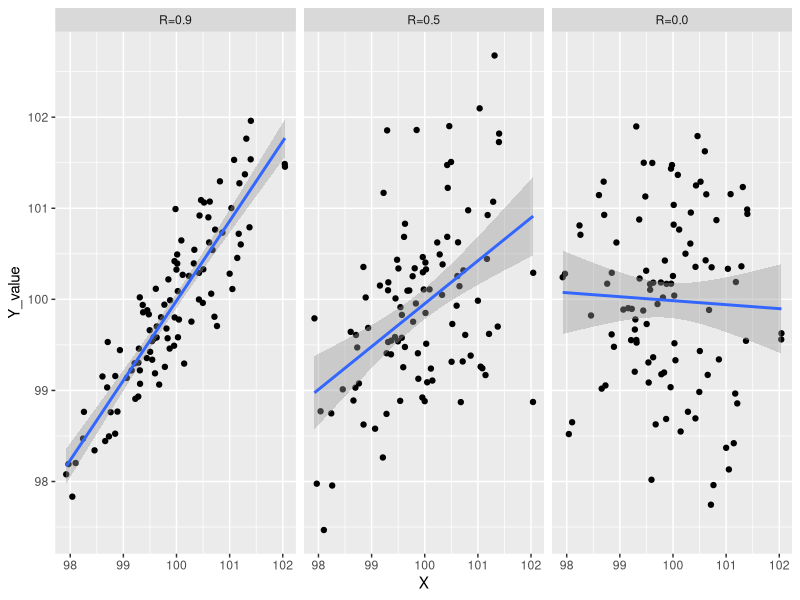
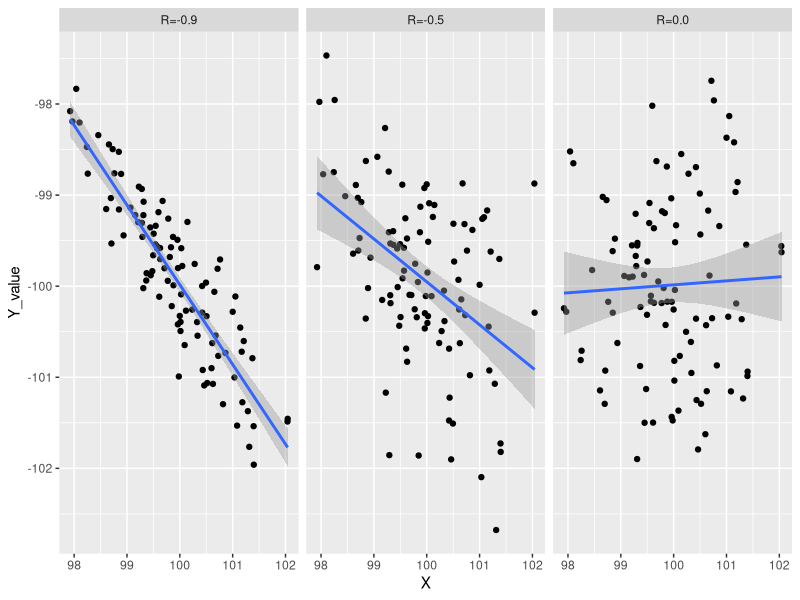
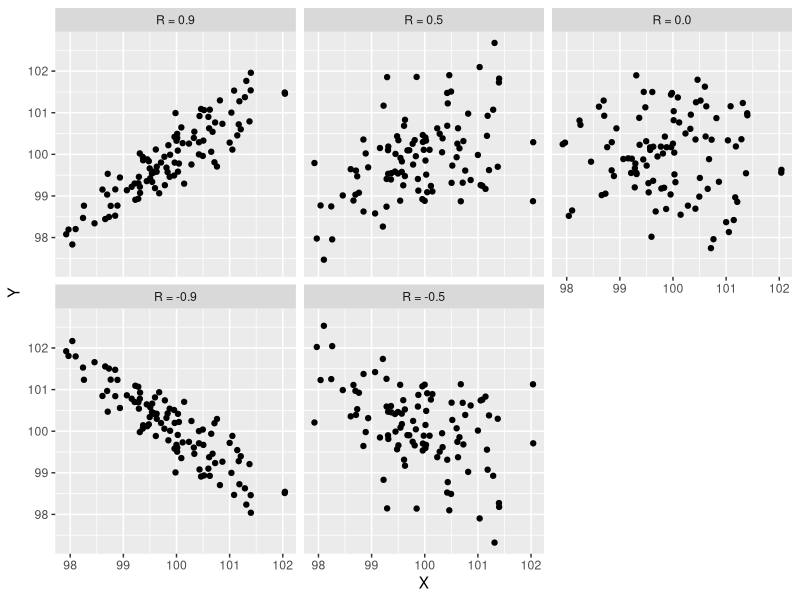
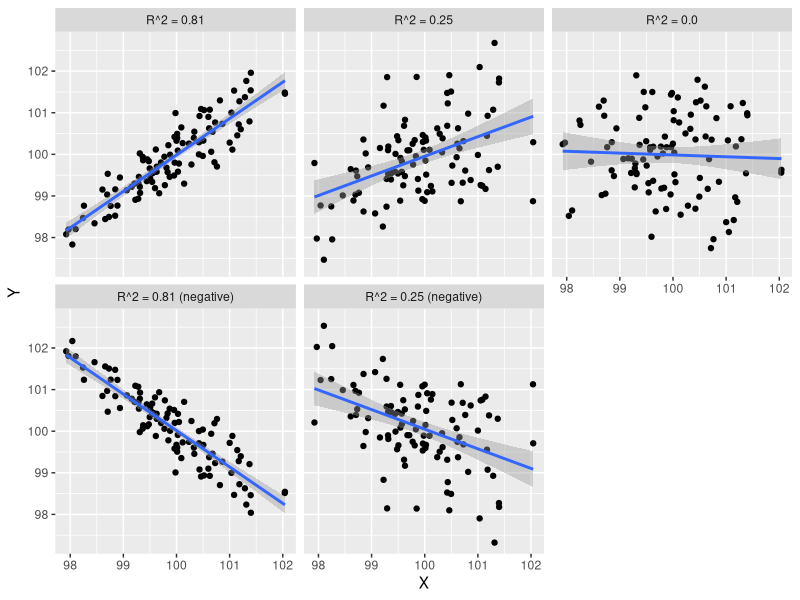

The R script that drew these images, in order:
## ---- chunk 1
knitr::opts_chunk$set(echo = TRUE)

library(tidyverse)
library(MASS)
library(mvtnorm)

## ---- chunk 2

set.seed(1)

data2 <- MASS::mvrnorm(n = 100,        # Create random data
                 mu = c(100, 100, 100, 100),  # mean values
#                 Sigma = matrix(c(1, 0.8, 0.4, 0.0,
#                                  0.8, 1, 0.6, 0.4,
#                                  0.4, 0.6, 1, 0.4,
#                                  0.0, 0.4, 0.6, 1),
#                                nrow = 4))
                 Sigma = matrix(c(1, 0.9, 0.5, 0.0,
                                  0.9, 1, 0.6, 0.4,
                                  0.5, 0.6, 1, 0.4,
                                  0.0, 0.4, 0.6, 1),
                                nrow = 4))

head(data2)                       # Head of random data

data2 <- as_tibble(data2) 
data2

cor(data2)



## ---- chunk 3
data2a <- data2 |> 
  rename("X" = V1, "R=0.9" = V2, "R=0.5" = V3, "R=0.0" = V4) |> 
  pivot_longer(-X, names_to = "Y_vector", values_to = "Y_value") |> 
  mutate(Y_vector = as_factor(Y_vector))

data2a |> 
ggplot(aes(X, Y_value)) +
  geom_point() +
  geom_smooth(method = "lm") +
  facet_wrap(~Y_vector)

## ---- chunk 4
data2b <- data2 |> 
  mutate(
    V2 = V2 * -1,
    V3 = V3 * -1,
    V4 = V4 * -1
  ) |> 
  rename("X" = V1, "R=-0.9" = V2, "R=-0.5" = V3, "R=0.0" = V4) |> 
  
  pivot_longer(-X, names_to = "Y_vector", values_to = "Y_value") |> 
  mutate(Y_vector = as_factor(Y_vector))


ggplot(data2b, aes(X, Y_value)) +
  geom_point() +
  geom_smooth(method = "lm") +
  facet_wrap(~Y_vector)

## ---- chunk 5
data2c <- data2 |> 
  mutate(
    "R = -0.9" = 100 - (V2  - 100),
    "R = -0.5" = 100 - (V3  - 100)
  ) |> 
#  rename("X" = V1, "R=-0.8" = V2, "R=-0.4" = V3, "R=0.0" = V4) |> 
  rename("X" = V1, "R = 0.9" = V2, "R = 0.5" = V3, "R = 0.0" = V4) |> 
  pivot_longer(-X, names_to = "Y_vector", values_to = "Y_value") |> 
  mutate(Y_vector = as_factor(Y_vector))

data2c |> 
ggplot(aes(X, Y_value)) +
  geom_point() +
#  geom_smooth(method = "lm") +
  facet_wrap(~Y_vector) +
  labs(
    y = "Y"
  )

#ggsave("correlation_facets.jpg")
## ---- chunk 6
data2d <- data2 |> 
  mutate(
    "R^2 = 0.81 (negative)" = 100 - (V2  - 100),
    "R^2 = 0.25 (negative)" = 100 - (V3  - 100)
  ) |> 
#  rename("X" = V1, "R=-0.8" = V2, "R=-0.4" = V3, "R=0.0" = V4) |> 
  rename("X" = V1, "R^2 = 0.81" = V2, "R^2 = 0.25" = V3, "R^2 = 0.0" = V4) |> 
  pivot_longer(-X, names_to = "Y_vector", values_to = "Y_value") |> 
  mutate(Y_vector = as_factor(Y_vector))


data2d |> 
ggplot(aes(X, Y_value)) +
  geom_point() +
  geom_smooth(method = "lm") +
  facet_wrap(~Y_vector) +
  labs(
    y = "Y"
  )

#ggsave("regression_facets.jpg")
